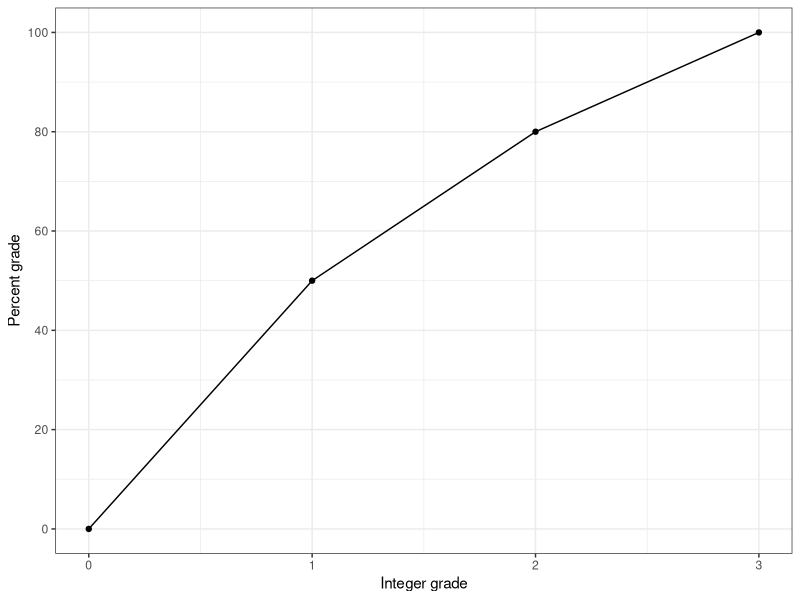

The R script that drew this image:
## ---- chunk 1
library(ggplot2)
qplot(c(0,1,2,3), c(0, 50, 80, 100), geom=c("point", "line")) +
    theme_bw() +
    scale_y_continuous("Percent grade", limits=c(0,100), breaks=0:5*20) +
    xlab("Integer grade")
